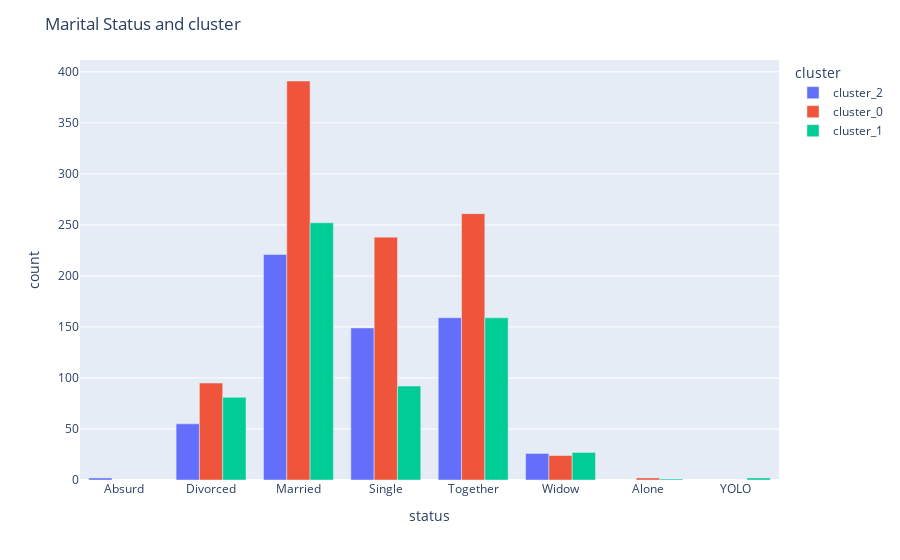

Here is the notebook cell this chart was saved with:
### Code cell
fit = ps.bar(status_clus,x="status",y="count",color="cluster",barmode="group")
fit.update_layout(title="Marital Status and cluster")
fit.show()

### Figure 1 — Plotly figure (JSON) as saved in the notebook; plotly's stock layout.template omitted (floating-point values rounded to 4 significant figures)
{"data": [{"alignmentgroup": "True", "hovertemplate": "cluster=cluster_2<br>status=%{x}<br>count=%{y}<extra></extra>", "legendgroup": "cluster_2", "marker": {"color": "#636efa", "pattern": {"shape": ""}}, "name": "cluster_2", "offsetgroup": "cluster_2", "orientation": "v", "showlegend": true, "textposition": "auto", "type": "bar", "x": ["Absurd", "Divorced", "Married", "Single", "Together", "Widow"], "xaxis": "x", "y": [2, 55, 221, 149, 159, 26], "yaxis": "y"}, {"alignmentgroup": "True", "hovertemplate": "cluster=cluster_0<br>status=%{x}<br>count=%{y}<extra></extra>", "legendgroup": "cluster_0", "marker": {"color": "#EF553B", "pattern": {"shape": ""}}, "name": "cluster_0", "offsetgroup": "cluster_0", "orientation": "v", "showlegend": true, "textposition": "auto", "type": "bar", "x": ["Alone", "Divorced", "Married", "Single", "Together", "Widow"], "xaxis": "x", "y": [2, 95, 391, 238, 261, 24], "yaxis": "y"}, {"alignmentgroup": "True", "hovertemplate": "cluster=cluster_1<br>status=%{x}<br>count=%{y}<extra></extra>", "legendgroup": "cluster_1", "marker": {"color": "#00cc96", "pattern": {"shape": ""}}, "name": "cluster_1", "offsetgroup": "cluster_1", "orientation": "v", "showlegend": true, "textposition": "auto", "type": "bar", "x": ["Alone", "Divorced", "Married", "Single", "Together", "Widow", "YOLO"], "xaxis": "x", "y": [1, 81, 252, 92, 159, 27, 2], "yaxis": "y"}], "layout": {"barmode": "group", "legend": {"title": {"text": "cluster"}, "tracegroupgap": 0}, "margin": {"t": 60}, "title": {"text": "Marital Status and cluster"}, "xaxis": {"anchor": "y", "domain": [0, 1], "title": {"text": "status"}}, "yaxis": {"anchor": "x", "domain": [0, 1], "title": {"text": "count"}}}}
